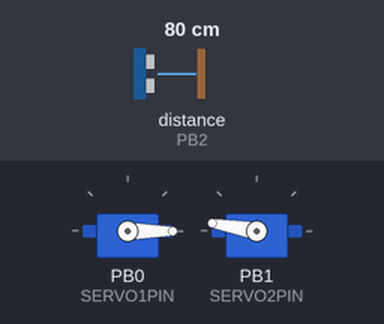
Recording of a sketch running on a simulated ATtiny85, built with avr-gcc and run on an emulated ATtiny85. On the bench: 2 × servo. Wiring (inferred from the names in the program): ultrasonic range finder: trigger PB2; echo PB2. Inputs (shaded band) come from the test bench; at power-on: distance to the obstacle (sensor on PB2) 80 cm. The echo pulse lasts 58.3 µs per cm.

Above: at 1.2 s.
1.3 s: distance to the obstacle (sensor on PB2) set to 2 cm
At 2.4 s:
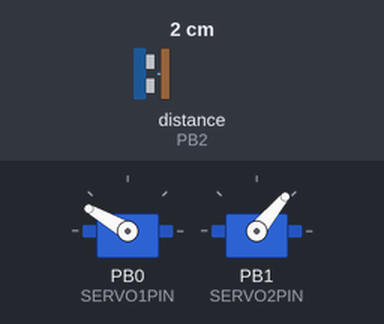
4.3 s: distance to the obstacle (sensor on PB2) set to 18 cm
At 5.3 s:
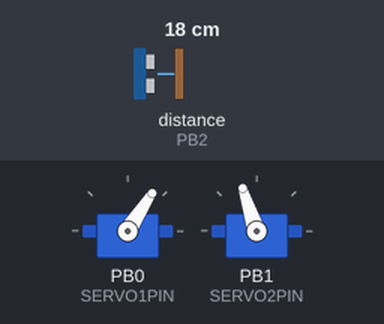
7.3 s: distance to the obstacle (sensor on PB2) set to 60 cm
8.8 s: distance to the obstacle (sensor on PB2) set to 35 cm
At 9.6 s:
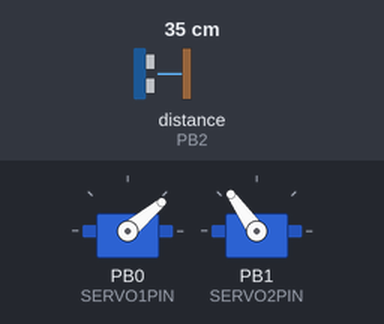
11.8 s: distance to the obstacle (sensor on PB2) set to 120 cm
Timing chart, 0 to 14.3 s (numbered marks = the images above; inputs shaded):
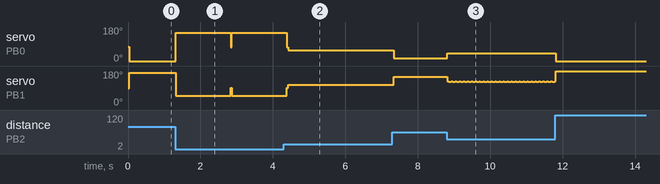

Measured:
- after the input at 1.3 s, servo on PB0 (SERVO1PIN): 0° → 150° at once; servo on PB1 (SERVO2PIN): 170° → 50° at once
- after the input at 8.8 s, servo on PB0 (SERVO1PIN): alternates 41° for 0.08 s and 40° for 0.03 s, starting at once; servo on PB1 (SERVO2PIN): alternates 125° for 0.03 s and 124° for 0.08 s, starting at once

The sketch:

TrinketRover.ino
```cpp
#include <Adafruit_SoftServo.h>

#define SERVO1PIN 0   // Servo control line (orange) on Trinket Pin #0
#define SERVO2PIN 1   // Servo control line (orange) on Trinket Pin #1

Adafruit_SoftServo servo_left, servo_rght;

// Connect the sonar signal pin to this pin on the Trinket.
const int sonar = 2;

// Moderate speed forward for both servos. Given the orientation of the servos
// one will be going forward, and the other backward. You may need to adjust
// these slightly to get the rover to move straight forward.
const int left_speed = 75;
const int rght_speed = 90;

// Number in cm when the rover will reverse and try to navigate around.
const int obstacle = 8;

// Multiplier used to determine how far the rover will back-up.
const int back_track = 100;

// Duration of a ping, distance in inches, distance converted to cm.
long duration, inches, cm;

void setup()
{
  // Attach servos... and off we go!
  servo_left.attach(SERVO1PIN);
  servo_rght.attach(SERVO2PIN);
}

void loop()
{
  // Setting servos in forward motion.
  servo_left.write(left_speed - cm);
  servo_left.refresh();
  servo_rght.write(rght_speed + cm);
  servo_rght.refresh();
  delay(15);

  // establish variables for duration of the ping, and the distance
  // result in inches and centimeters.
  duration = 0;
  inches = 0;
  cm = 0;

  // The PING))) is triggered by a HIGH pulse of 2 or more microseconds.
  // Give a short LOW pulse beforehand to ensure a clean HIGH pulse:
  pinMode(sonar, OUTPUT);
  digitalWrite(sonar, LOW);
  delayMicroseconds(2);
  digitalWrite(sonar, HIGH);
  delayMicroseconds(5);
  digitalWrite(sonar, LOW);

  // The same pin is used to read the signal from the PING))): a HIGH
  // pulse whose duration is the time (in microseconds) from the sending
  // of the ping to the reception of its echo off of an object.
  pinMode(sonar, INPUT);
  duration = pulseIn(sonar, HIGH);

  // convert the time into a distance.
  inches = microsecondsToInches(duration);
  cm = microsecondsToCentimeters(duration);

  if ( cm < obstacle ) {
    // back_track * delay(15) = distance the rover will back-up during
    // obstacle avoidance.
    for (int i = 0; i < back_track; i++) {
      // Magic numbers... will always backup the same direction. Can you
      // think of a better way to navigate obstacles?
      servo_left.write(150);
      servo_left.refresh();
      servo_rght.write(50);
      servo_rght.refresh();
      delay(15);
    }
  }
}

long microsecondsToInches(long microseconds)
{
  // According to Parallax's datasheet for the PING))), there are
  // 73.746 microseconds per inch (i.e. sound travels at 1130 feet per
  // second).  This gives the distance travelled by the ping, outbound
  // and return, so we divide by 2 to get the distance of the obstacle.
  // See: http://www.parallax.com/dl/docs/prod/acc/28015-PING-v1.3.pdf
  return microseconds / 74 / 2;
}

long microsecondsToCentimeters(long microseconds)
{
  // The speed of sound is 340 m/s or 29 microseconds per centimeter.
  // The ping travels out and back, so to find the distance of the
  // object we take half of the distance travelled.
  return microseconds / 29 / 2;
}
```
